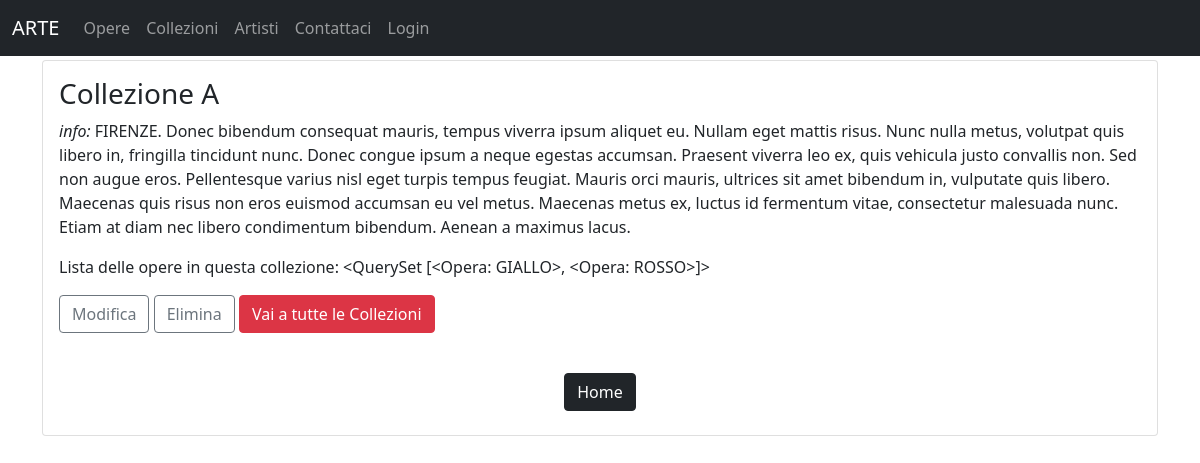
Page /collezione/1/ on the committed database.
### mostra/models.py (models this page shows, shortened)
class Collezione(models.Model):
	nominativo = models.CharField(max_length=250)
	info = models.TextField()
	opera = models.ManyToManyField(Opera, related_name="opera")
	data = models.DateTimeField(auto_now=False, auto_now_add=True)
	proprietario = models.CharField(max_length=250)
	class Meta:
		ordering = ["-data"]

class Opera(models.Model):
	titolo = models.CharField(max_length=250)
	artista = models.ForeignKey(Artista, on_delete=models.CASCADE, related_name="artista")
	descrizione = models.TextField()
	data = models.DateTimeField(auto_now=False, auto_now_add=True)
	class Meta:
		ordering = ["-data"]
	def __str__(self):
		return self.titolo

### mostra/views.py (the view)
# urls.py: path("collezione/<int:pk>/", CollezioneDetailView.as_view(), name="collezione_detail"),
class CollezioneDetailView(DetailView):
	model= Collezione
	template_name= "mostra/collezione_detail.html"

### mostra/templates/mostra/collezione_detail.html
{% extends 'mostra/common.html'%}
{% block content %}
  <div class="container my-1">
    <div class="card">
      <div class="card-body">
        <h3 class="card-title">{{collezione.nominativo}}</h3>
        <p class="card-text"><i>info: </i>{{ collezione.info }}</p>
        <p class="card-text">Lista delle opere in questa collezione: {{collezione.opera.all}}</p>
        <a href="{% url 'update_collezione' collezione.id %}" class="btn btn-outline-secondary">Modifica </a>
        <a href="{% url 'deletesure_collezione' collezione.id %}" class="btn btn-outline-secondary">Elimina </a>
        <a href="{% url 'collezione' %}" class="btn btn-danger">Vai a tutte le Collezioni </a>
  </div>
{% endblock%}

### rows in the picture
Collezione: nominativo "Collezione A", info "FIRENZE. Donec bibendum consequat mauris, tempus viverra ipsum aliquet eu. Nullam eget mattis risus. Nunc nulla metus, volutpat quis libero in, fringilla tincidunt nunc. Donec congue ipsum a neque egestas accumsan. Praesent viverra leo ex, quis vehicula justo convallis non. Sed non augue eros. Pellentesque varius nisl eget turpis tempus feugiat. Mauris orci mauris, ultrices sit amet bibendum in, vulputate quis libero. Maecenas quis risus non eros euismod accumsan eu vel metus. Maecenas metus ex, luctus id fermentum vitae, consectetur malesuada nunc. Etiam at diam nec libero condimentum bibendum. Aenean a maximus lacus.", opera.all "<QuerySet [<Opera: GIALLO>, <Opera: ROSSO>]>"
